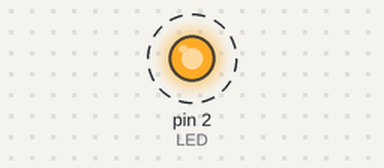
A program run on a simulated Arduino Uno, built for the host (arithmetic inside an expression is 32-bit, double 64-bit). Shown: output pins drawn as LEDs (lit = HIGH). Dashed ring = blinking. WiFi joins after 1.5 s; servers stay silent unless stated; what the program prints to the serial monitor is not drawn.

Above: at 1.9 s.
Timing chart, 0 to 4.7 s (numbered marks = the images above):
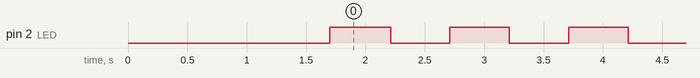

The program:

main.cpp
```cpp
#include <Arduino.h>
#include <WiFi.h>

const char *ssid = "YM-Casa";
const char *psswd = "zumarraga0000";

#define LED 2

void get_network_info(){
    if(WiFi.status() == WL_CONNECTED) {
        Serial.print("[*] Network information for ");
        Serial.println(ssid);

        Serial.println("[+] BSSID : " + WiFi.BSSIDstr());
        Serial.print("[+] Gateway IP : ");
        Serial.println(WiFi.gatewayIP());
        Serial.print("[+] Subnet Mask : ");
        Serial.println(WiFi.subnetMask());
        Serial.println((String)"[+] RSSI : " + WiFi.RSSI() + " dB");
        Serial.print("[+] ESP32 IP : ");
        Serial.println(WiFi.localIP());
    }
}

void setup()
{
  // put your setup code here, to run once:
  // Serial.begin(115200);
  Serial.begin(9600);
  pinMode(LED, OUTPUT);
  WiFi.begin(ssid,psswd);
  Serial.println("\nConnecting");

  while (WiFi.status() != WL_CONNECTED)
  {
    Serial.print(".");
    delay(100);
  }

  Serial.println("\nConnected to the WiFi network");
  Serial.print("Local ESP32 IP: ");
  Serial.println(WiFi.localIP());
  get_network_info();
}

void loop()
{
  // put your main code here, to run repeatedly:
  digitalWrite(LED, HIGH);
  Serial.println("LED is on");
  delay(500);
  digitalWrite(LED, LOW);
  Serial.println("LED is off");
  delay(500);
  Serial.println("\nH");
}
```

Measured:
- by itself, pin 2 (LED): alternates HIGH for 0.50 s and LOW for 0.50 s
